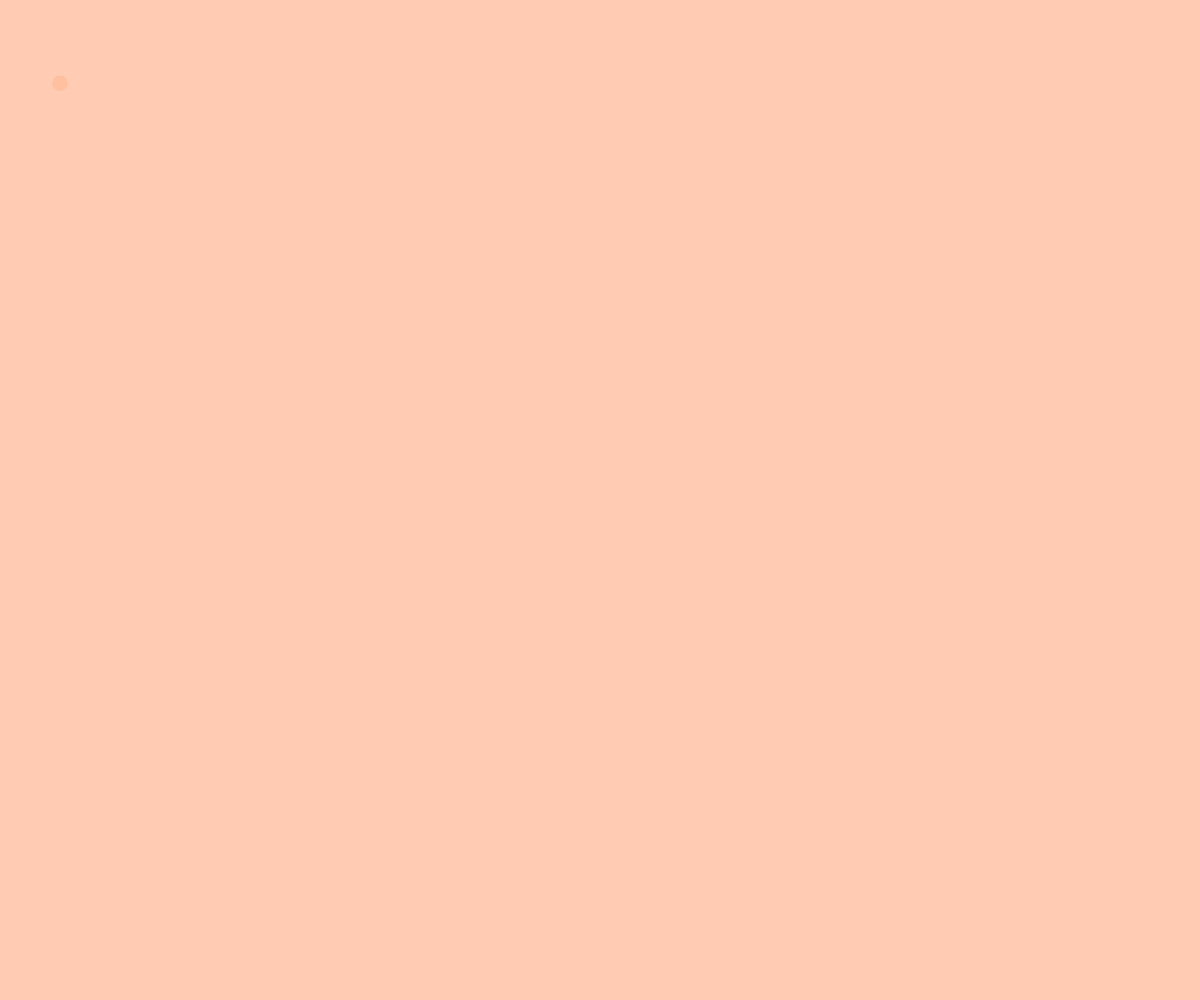
Frame 1 (no input)
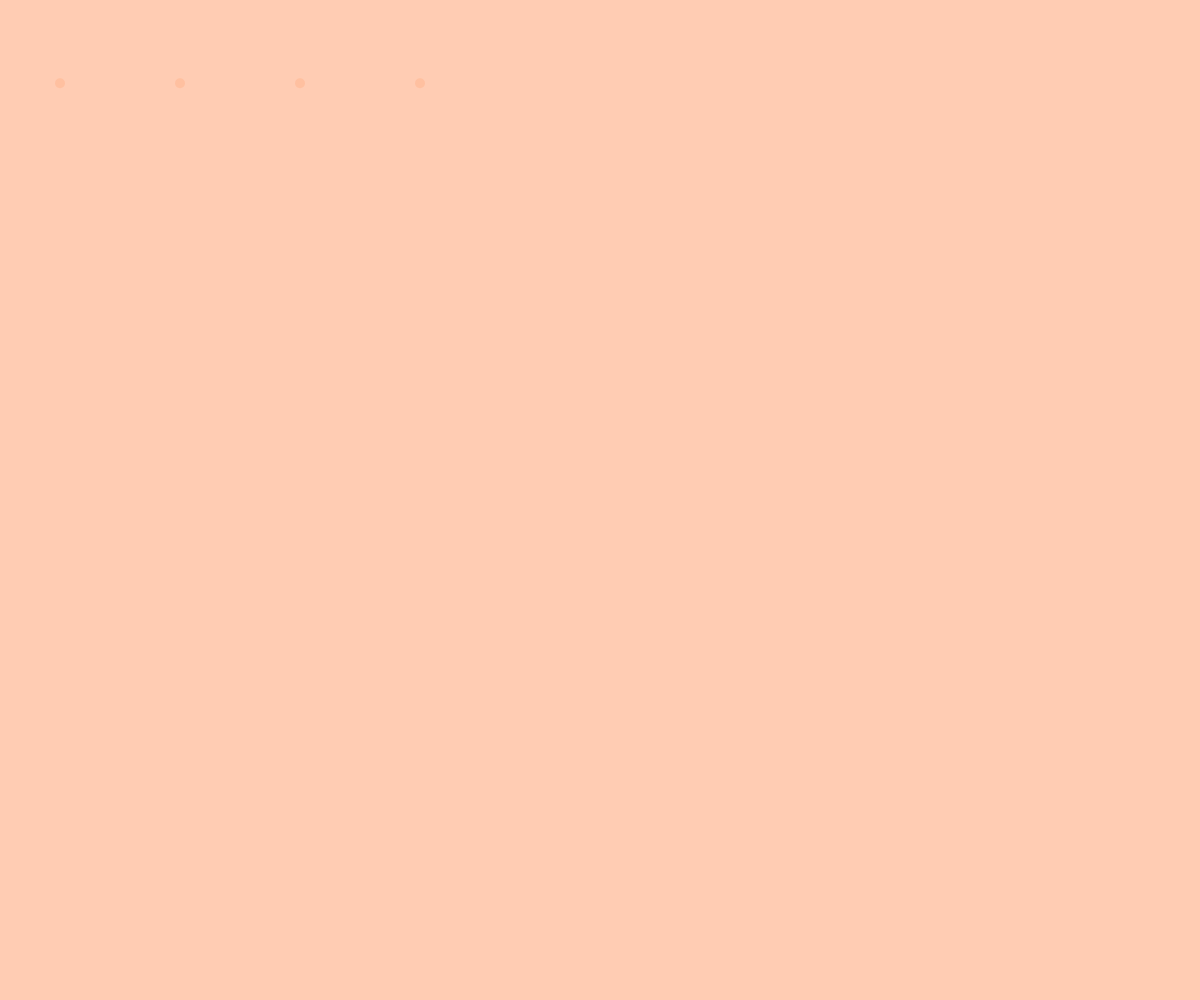
Frame 60 (no input)
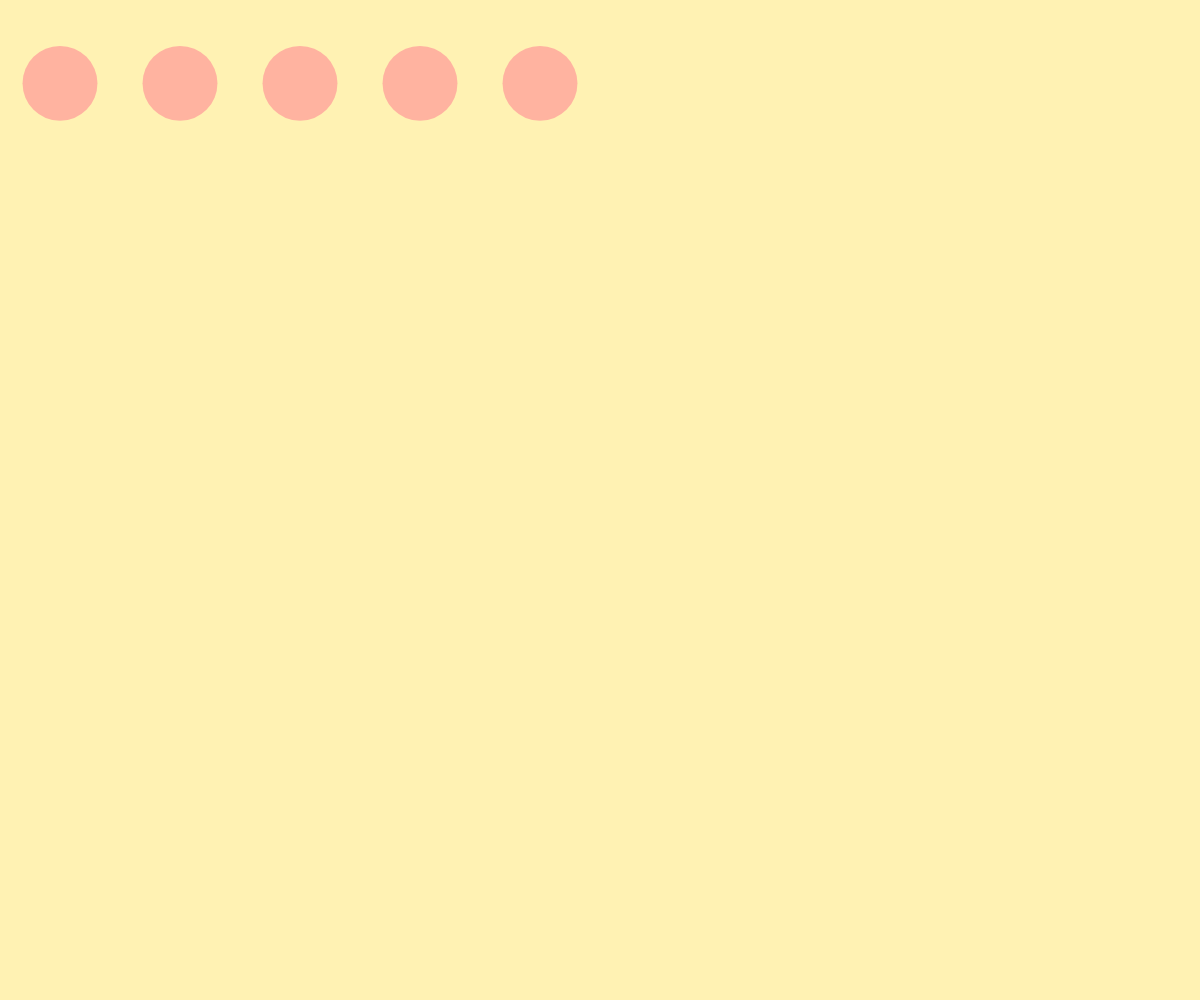
Frame 120 (the mouse pressed at the canvas centre since frame 60)

The p5.js sketch that drew these frames (run headless with seeded random() and noise() and a simulated clock; from frame 60 on, the mouse is pressed at the canvas centre):

// p5.js sketch
// ── sketch.js
let bgColor;
let blockColor;

// --- timing ---
let phase = 0;          // 0..1 within current beat
let count = 1;          // how many circles shown (1..60)

// --- grid settings ---
const MAX_BEATS = 60;   // always 60 beats
const COLS = 10;        // manual control
const ROWS = 6;         // manual control

function setup() {
  createCanvas(windowWidth, windowHeight);
  rectMode(CENTER);
  colorMode(HSB, 360, 100, 100, 1);
  noStroke();
}

function draw() {
  // --- Colour ---
  const mainHue = map(mouseX, 0, width, 20, 80);
  const oppositeHue = map(mainHue, 0, 20, 80,20);
  bgColor    = color(mainHue, 30, 100, 1);
  blockColor = color(oppositeHue, 40, 100, 0.7);
  background(bgColor);

  // --- MouseY -> speed (higher = faster) ---
  let speed = map(mouseY, height, 0, 0.003, 0.05);
  speed = constrain(speed, 0.002, 0.2);

  // --- Advance phase; add one circle per beat; cycle 1..60 (no empty beat) ---
  phase += speed;
  const wraps = floor(phase);
  if (wraps >= 1) {
    // cycle count through 1..60 inclusive
    count = ((count - 1 + wraps) % MAX_BEATS) + 1;
    phase -= wraps; // keep phase in [0,1)
  }

  // --- Grid layout ---
  const cols = COLS;
  const rows = ROWS;
  const cellW = width / cols;
  const cellH = height / rows;
  const maxSize = min(cellW, cellH) * 1; // padding inside each cell

  // All visible circles pulse together each beat
  const t = phase; // ease-in cubic
  const size = lerp(10, maxSize, t);

  fill(blockColor);

  for (let i = 0; i < count; i++) {
    const c = i % cols;
    const r = floor(i / cols);
    const x = (c + 0.5) * cellW;
    const y = (r + 0.5) * cellH;
    circle(x, y, size);
  }
}

function windowResized() {
  resizeCanvas(windowWidth, windowHeight);
}
